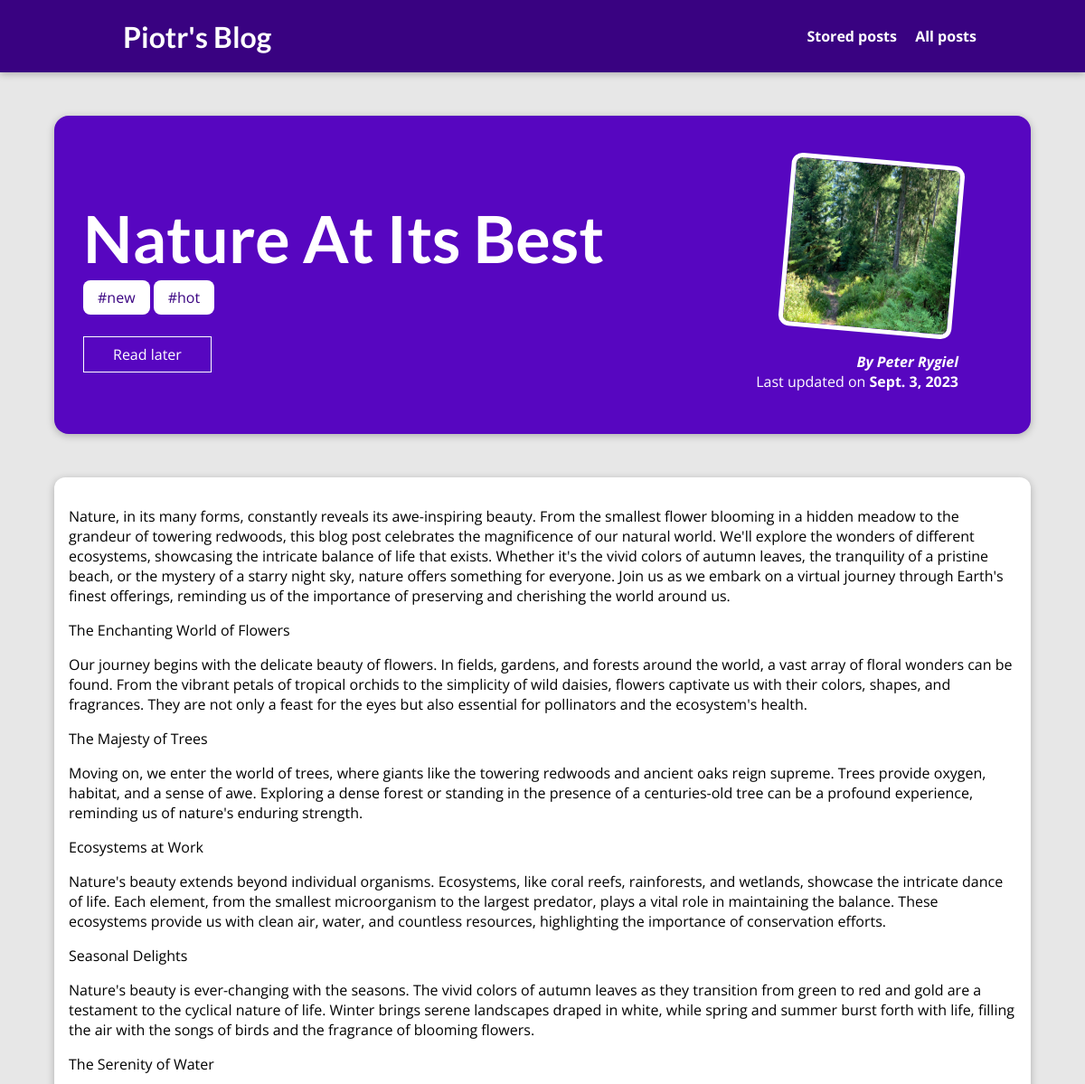
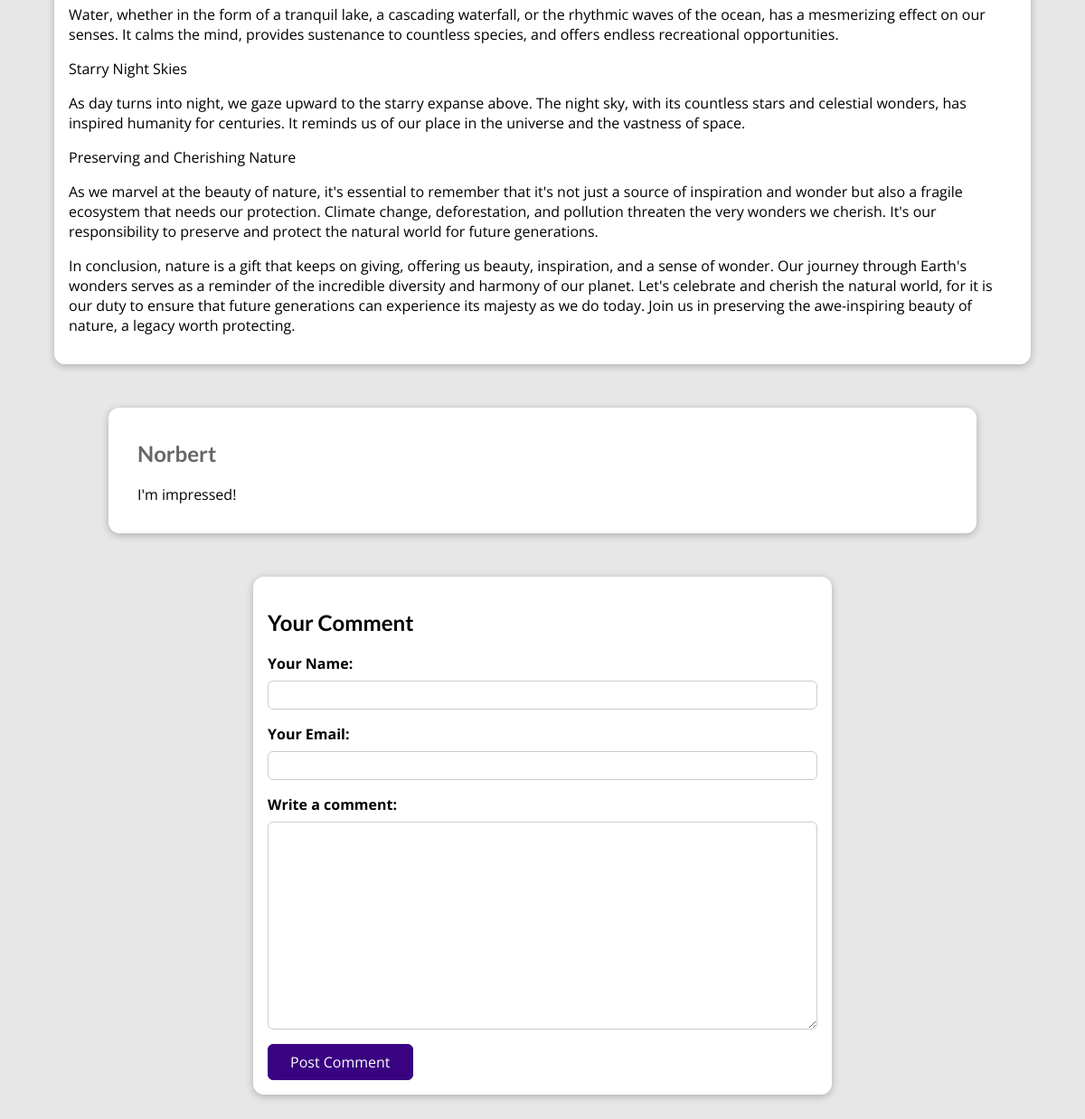
The page /posts/nature-at-its-best on the database its author committed (2 pictures, top to bottom).
### blog/models.py (models this page shows, shortened)
class Post(models.Model):
    title = models.CharField(max_length=150)
    excerpt = models.CharField(max_length=200)
    image = models.ImageField(upload_to="posts", null=True)
    date = models.DateField(auto_now=True)
    slug = models.SlugField(unique=True, db_index=True, default="", null=False)
    content = models.TextField(validators=[MinLengthValidator(10)])
    author = models.ForeignKey(Author, on_delete=models.SET_NULL, null=True, related_name="posts")
    tags = models.ManyToManyField(Tag)

class Tag(models.Model):
    caption = models.CharField(max_length=20)

class Author(models.Model):
    first_name = models.CharField(max_length=100)
    last_name = models.CharField(max_length=100)
    e_mail = models.EmailField(max_length=254)
    def full_name(self):
        return f"{self.first_name} {self.last_name}"
    def __str__(self):
        return self.full_name()

class Comment(models.Model):
    user_name = models.CharField(max_length=120)
    user_email = models.EmailField()
    text = models.TextField(max_length=400)
    post = models.ForeignKey(Post, on_delete=models.CASCADE, related_name="comments")

### blog/views.py (the view, shortened to what this page needs)
# urls.py: path("posts/<slug:slug>", views.PostDetailView.as_view(), name="post-detail-page"),
class PostDetailView(View):
    def is_stored_post(self, request, post_id):
        stored_posts = request.session.get("stored_posts")
        if stored_posts is not None:
            is_saved_for_later = post_id in stored_posts
        else:
            is_saved_for_later = False
        return is_saved_for_later
    def get(self, request, slug):
        post = Post.objects.get(slug=slug)
        context = {
            "post": post,
            "comment_form": CommentForm(),
            "saved_for_later": self.is_stored_post(request, post.id)
        }
        return render(request, "blog/post-detail.html", context)

### blog/forms.py
class CommentForm(forms.ModelForm):
    class Meta:
        model = Comment
        exclude = ["post"]
        labels = {
            "user_name": "Your Name",
            "user_email": "Your Email",
            "text": "Write a comment"
        }

### blog/templates/blog/post-detail.html (shortened to what this page needs)
{% extends "base.html" %}
{% load static %}
{% block css_files %}
    <link rel="stylesheet" href="{% static 'blog/post-detail.css' %}" />
{% endblock %}
{% block content %}
    <section id="summary">
        <h2>{{ post.title }}</h2>
        <div>
            {% for tag in post.tags.all %}
                <span class="tag">#{{ tag.caption }}</span>
            {% endfor %}
        </div>
        <div id="read-later">
            <form action="{% url "read-later" %}" method="POST">
                <button>
                    {% if saved_for_later %}
                        Remove from "Read later"
                    {% else %}
                        Read later
                    {% endif %}
                </button>
            </form>
        </div>
        <article>
            <img src="{{ post.image.url }}" alt="{{ post.title }}" />
            <address>By <a href="mailto:{{ post.author.e_mail }}">{{ post.author }}</a></address>
            <div>
                Last updated on <time>{{ post.date }}</time>
            </div>
        </article>
    </section>
    <main>
        {{ post.content|linebreaks }}
    </main>
    <section id="comments">
        <ul>
            {% for comment in post.comments.all|dictsortreversed:"pk" %}
                <li>
                    <h2>{{ comment.user_name }}</h2>
                    <p>{{ comment.text|linebreaks }}</p>
                </li>
            {% endfor %}
        </ul>
    </section>
    <section id="comment-form">
        <h2>Your Comment</h2>
        <form action="{% url "post-detail-page" post.slug %}" method="post">
            {% for form_field in comment_form %}
                <div class="form-control {% if form_field.errors %}invalid{% endif %}">
                    {{ form_field.label_tag }}
                    {{ form_field }}
                </div>
            {% endfor %}
            <button>Post Comment</button>
        </form>
    </section>
{% endblock %}

### static/app.css (style rules this page uses)
* { box-sizing: border-box; }
html { font-family: 'Open Sans', 'Lato', sans-serif; }
body { margin: 0; }
h1, h2, h3 { font-family: 'Lato', sans-serif; font-weight: bold; }

### blog/static/blog/post-detail.css (style rules this page uses)
body { background-color: #e7e7e7; }
#summary { margin: 8rem auto 3rem auto; padding: 2rem; width: 90%; max-width: 90rem; border-radius: 16px; background-color: #5706c0; position: relative; box-shadow: 0 2px 8px rgba(0, 0, 0, 0.25); height: 22rem; }
#summary h2 { color: white; font-size: 4.5rem; margin-bottom: 0.75rem; }
#summary article { position: absolute; top: 2rem; right: 3rem; padding: 1rem 2rem; border-radius: 12px; text-align: right; color: white; }
#summary article img { width: 12rem; height: 12rem; border-radius: 12px; transform: rotateZ(5deg); border: 5px solid white; margin-bottom: 1rem; }
#summary address { font-weight: bold; }
#summary a { color:white; text-decoration: none; }
#summary time { font-weight: bold; }
main { width: 90%; max-width: 90rem; margin: 3rem auto; background-color: white; padding: 1rem; border-radius: 12px; box-shadow: 0 2px 8px rgba(0, 0, 0, 0.25); }
.tag { background-color: white; color: #390281; padding: 0.5rem 1rem; border-radius: 8px; }
#comment-form { margin: 3rem auto; width: 90%; max-width: 40rem; border-radius: 12px; background-color: white; box-shadow: 0 2px 8px rgba(0, 0, 0, 0.25); padding: 1rem; }
#comment-form button { font: inherit; background-color: #390281; color: white; border: 1px solid #390281; padding: 0.5rem 1.5rem; border-radius: 6px; cursor: pointer; }
.form-control { margin-bottom: 1rem; }
.form-control label { font-weight: bold; margin-bottom: 0.5rem; display: block; }
.form-control input, .form-control textarea { display: block; width: 100%; font: inherit; padding: 0.25rem; border-radius: 6px; border: 1px solid #ccc; }
#comments { margin: 3rem auto; width: 90%; max-width: 60rem; border-radius: 12px; background-color: white; box-shadow: 0 2px 8px rgba(0, 0, 0, 0.25); padding: 1rem 2rem; }
#comments ul { list-style: none; margin: 0; padding: 0; }
#comments li { margin-bottom: 1rem; border-bottom: 2px solid #ccc; }
#comments li:last-of-type { border-bottom: none; }
#comments h2 { color: #666666; }
#read-later { margin: 2rem 0; }
#read-later button { background-color: transparent; border: 1px solid white; padding: 0.5rem 2rem; font: inherit; color: white; cursor: pointer; }

### rows shown on the page
Post: title "Nature At Its Best", image (picture), author "Peter Rygiel", date "Sept. 3, 2023", content "Nature, in its many forms, constantly reveals its awe-inspiring beauty. From the smallest flower blooming in a hidden meadow to the grandeur of towering redwoods, this blog post celebrates the magnificence of our natural world. We'll explore the wonders of different ecosystems, showcasing the intricate balance of life that exists. Whether it's the vivid colors of autumn leaves, the tranquility of a pristine beach, or the mystery of a starry night sky, nature offers something for everyone. Join us as we embark on a virtual journey through Earth's finest offerings, reminding us of the importance of preserving and cherishing the world around us. The Enchanting World of Flowers Our journey…"
Tag: caption "new"
Tag: caption "hot"
Comment: user_name "Norbert", text "I'm impressed!"
